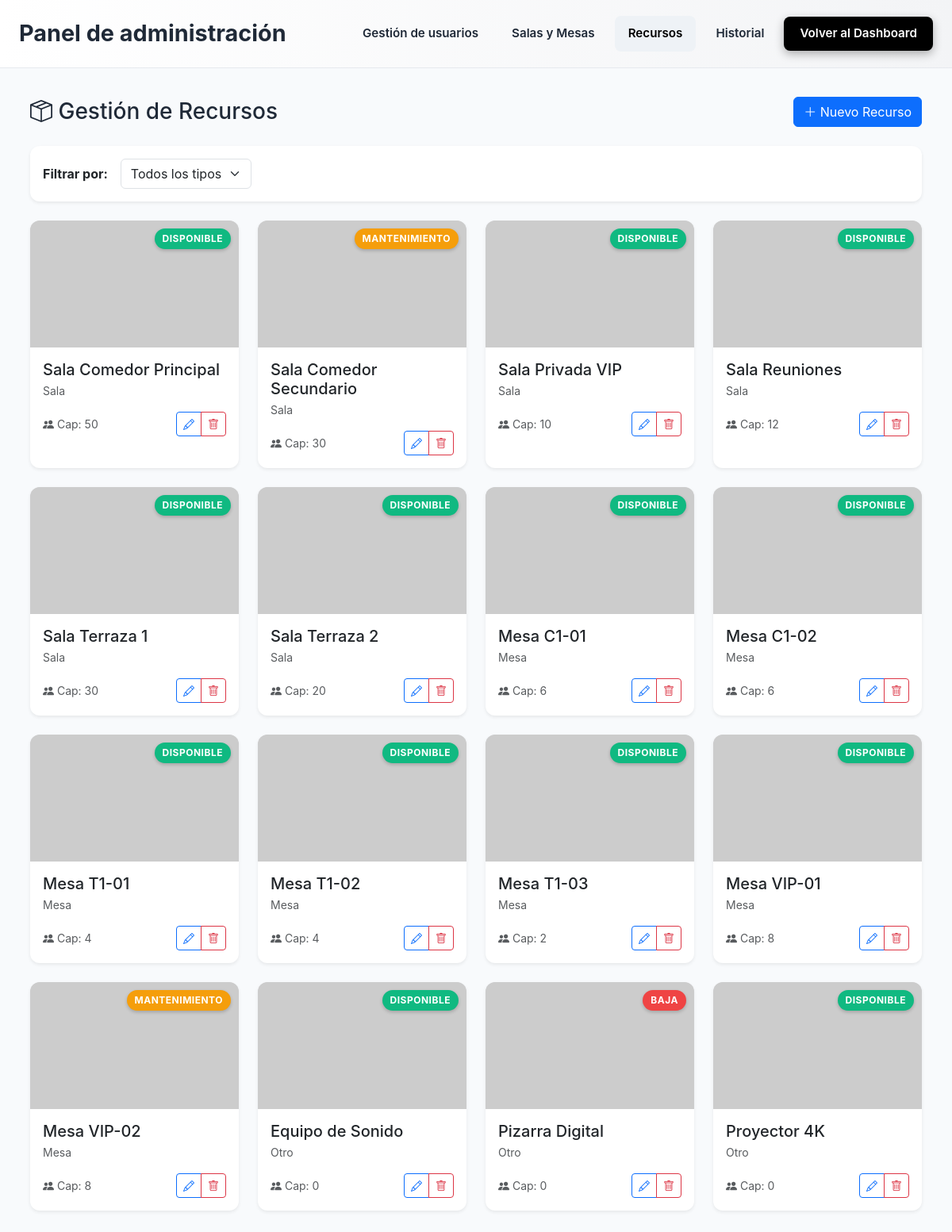
/public/pages/admin/recursos/crud_recursos.php?msg=success (signed in), run on the app's committed database.
### tables this page shows
CREATE TABLE IF NOT EXISTS recursos (
    id_recurso INT AUTO_INCREMENT PRIMARY KEY,
    nombre VARCHAR(100) NOT NULL,
    tipo ENUM('sala', 'mesa', 'silla', 'otro') NOT NULL,
    capacidad INT DEFAULT 0,
    id_upload INT NULL,  
    estado ENUM('disponible', 'mantenimiento', 'baja') DEFAULT 'disponible',
    FOREIGN KEY (id_upload) REFERENCES uploads(id_upload)
);

### public/pages/admin/recursos/crud_recursos.php (the view, shortened to what this page needs)
<?php
require_once __DIR__ . '/../../../../private/db/db_conn.php';
$conn = connection($host, $user, $pass, $db);
$sql = "SELECT r.*, u.path AS upload_path, u.filename AS upload_filename FROM recursos r LEFT JOIN uploads u ON r.id_upload = u.id_upload";
$params = [];
$sql .= " ORDER BY tipo, nombre";
$stmt = $conn->prepare($sql);
$stmt->execute($params);
$recursos = $stmt->fetchAll(PDO::FETCH_ASSOC);
?>
<!DOCTYPE html>
<html lang="es">
<head>
    <link href="https://cdn.jsdelivr.net/npm/bootstrap@5.3.3/dist/css/bootstrap.min.css" rel="stylesheet">
    <link href="https://cdn.jsdelivr.net/npm/bootstrap-icons@1.11.3/font/bootstrap-icons.css" rel="stylesheet">
    <link href="../../../css/admin-recursos.css" rel="stylesheet">
</head>
<body>
<header class="admin-header">
    <div class="brand">
        <h1>Panel de administración</h1>
    </div>
    <nav class="admin-nav" aria-label="Navegación de administración">
        <a class="tab tab-link" href="../users/admin.php">Gestión de usuarios</a>
        <a class="tab tab-link" href="../salas/admin_salas.php">Salas y Mesas</a>
        <a class="tab tab-link active" href="./crud_recursos.php" aria-current="page">Recursos</a>
        <a class="tab tab-link" href="../../logs.php">Historial</a>
        <a href="../../dashboard.php" class="btn btn-volver">
            Volver al Dashboard
        </a>
    </nav>
</header>
<div class="recursos-wrapper">
    <div class="d-flex justify-content-between align-items-center mb-4">
        <h2 class="h3 mb-0"><i class="bi bi-box-seam"></i> Gestión de Recursos</h2>
        <a href="formulario_recurso.php" class="btn btn-primary"><i class="bi bi-plus-lg"></i> Nuevo Recurso</a>
    </div>
    <div class="card mb-4 border-0 shadow-sm filter-card">
        <div class="card-body">
            <form method="GET" class="row g-3 align-items-center">
                <div class="col-auto">
                    <label class="fw-bold">Filtrar por:</label>
                </div>
                <div class="col-auto">
                    <select name="tipo" class="form-select" onchange="this.form.submit()">
                        <option value="">Todos los tipos</option>
                    </select>
                </div>
            </form>
        </div>
    </div>
    <div class="row g-4">
        <?php foreach ($recursos as $recurso): ?>
            <div class="col-md-6 col-lg-4 col-xl-3">
                <div class="card card-resource h-100 border-0 shadow-sm">
                    <div class="position-relative">
                        <?php
                        $img = !empty($recurso['upload_path'])
                            ? "../../../serve_image.php?p=" . rawurlencode($recurso['upload_path'])
                            : "../../../assets/placeholder.jpg";
                        ?>
                        <img src="<?= htmlspecialchars($img) ?>" class="resource-img" alt="Imagen recurso" onerror="this.src='https://placehold.co/400x300?text=Sin+Imagen'">
                        <span class="status-badge status-<?= $recurso['estado'] ?>">
                            <?= ucfirst($recurso['estado']) ?>
                        </span>
                    </div>
                    <div class="card-body">
                        <h5 class="card-title mb-1"><?= htmlspecialchars($recurso['nombre']) ?></h5>
                        <p class="text-muted small mb-2"><?= ucfirst($recurso['tipo']) ?></p>
                        <div class="d-flex justify-content-between align-items-center mt-3">
                            <small class="text-muted"><i class="bi bi-people-fill"></i> Cap: <?= $recurso['capacidad'] ?></small>
                            <div class="btn-group">
                                <a href="formulario_recurso.php?id=<?= $recurso['id_recurso'] ?>" class="btn btn-sm btn-outline-primary">
                                    <i class="bi bi-pencil"></i>
                                </a>
                                <button type="button" class="btn btn-sm btn-outline-danger btn-delete-resource" data-id="<?= $recurso['id_recurso'] ?>">
                                    <i class="bi bi-trash"></i>
                                </button>
                            </div>
                        </div>
                    </div>
                </div>
            </div>
        <?php endforeach; ?>
    </div>
</div>
</body>
</html>

### public/css/admin-recursos.css (style rules this page uses)
:root { font-family: Inter, system-ui, -apple-system, "Segoe UI", Roboto, "Helvetica Neue", Arial; --primary: #1f2937; --accent: #0ea5a4; --muted: #6b7280; --bg: #f8fafc; --card: #ffffff; --blue: #3b82f6; --red: #ef4444; background: var(--bg); color: var(--primary); }
body { min-height: 100vh; margin: 0; background: var(--bg); font-family: Inter, system-ui, -apple-system, "Segoe UI", Roboto, "Helvetica Neue", Arial; color: var(--primary); }
.admin-header { display: flex; align-items: center; justify-content: space-between; gap: 1.5rem; padding: 1.25rem 1.5rem; background: linear-gradient(90deg, #ffffff 0%, #f3f4f6 100%); border-bottom: 1px solid #e6e9ee; flex-wrap: wrap; }
.brand { display: flex; align-items: center; gap: 0.75rem; flex-shrink: 0; }
.admin-header h1 { font-size: 1.8rem; margin: 0; line-height: 1.2; font-weight: 700; }
.admin-nav { display: flex; gap: 0.5rem; flex-wrap: wrap; align-items: center; }
.admin-nav .tab, .admin-nav .tab-link { background: transparent; border: 1px solid transparent; padding: 0.625rem 1rem; border-radius: 0.5rem; cursor: pointer; color: var(--primary); font-weight: 600; font-size: 0.95rem; font-family: Inter, system-ui, -apple-system, "Segoe UI", Roboto, "Helvetica Neue", Arial; transition: all 0.2s ease; text-decoration: none; white-space: nowrap; }
.admin-nav .tab.active, .admin-nav .tab-link.active { color: rgb(0, 0, 0); background: #eef2f6; }
.admin-nav .btn-volver { display: inline-flex; align-items: center; justify-content: center; gap: 0.5rem; padding: 0.625rem 1.25rem; border-radius: 0.5rem; background: #000; color: #fff !important; font-weight: 600; font-size: 0.95rem; font-family: Inter, system-ui, -apple-system, "Segoe UI", Roboto, "Helvetica Neue", Arial; border: none; text-decoration: none; cursor: pointer; transition: all 0.18s ease; box-shadow: 0 4px 12px rgba(0, 0, 0, 0.3); white-space: nowrap; }
.recursos-wrapper { max-width: 1180px; margin: 0 auto; padding: 36px 28px 60px; }
.resource-img { width: 100%; height: 160px; object-fit: cover; border-radius: 8px 8px 0 0; background-color: #e5e7eb; }
.card-resource { transition: transform 0.2s, box-shadow 0.2s; border: 1px solid rgba(15, 23, 42, 0.08); border-radius: 0.75rem; background: var(--card); overflow: hidden; }
.status-badge { position: absolute; top: 10px; right: 10px; padding: 4px 10px; border-radius: 20px; font-size: 0.75rem; font-weight: 700; color: white; text-transform: uppercase; letter-spacing: 0.5px; box-shadow: 0 2px 4px rgba(0, 0, 0, 0.2); }
.status-disponible { background-color: #10b981; }
.status-mantenimiento { background-color: #f59e0b; color: #fff; }
.status-baja { background-color: #ef4444; }
.filter-card { border: 1px solid rgba(15, 23, 42, 0.08); border-radius: 0.75rem; background: var(--card); box-shadow: 0 2px 4px rgba(0, 0, 0, 0.02); }

### data on the page
recursos: estado "DISPONIBLE", nombre "Sala Comedor Principal", tipo "Sala", capacidad "50"
recursos: estado "MANTENIMIENTO", nombre "Sala Comedor Secundario", tipo "Sala", capacidad "30"
recursos: estado "DISPONIBLE", nombre "Sala Privada VIP", tipo "Sala", capacidad "10"
recursos: estado "DISPONIBLE", nombre "Sala Reuniones", tipo "Sala", capacidad "12"
recursos: estado "DISPONIBLE", nombre "Sala Terraza 1", tipo "Sala", capacidad "30"
recursos: estado "DISPONIBLE", nombre "Sala Terraza 2", tipo "Sala", capacidad "20"
recursos: estado "DISPONIBLE", nombre "Mesa C1-01", tipo "Mesa", capacidad "6"
recursos: estado "DISPONIBLE", nombre "Mesa C1-02", tipo "Mesa", capacidad "6"
recursos: estado "DISPONIBLE", nombre "Mesa T1-01", tipo "Mesa", capacidad "4"
recursos: estado "DISPONIBLE", nombre "Mesa T1-02", tipo "Mesa", capacidad "4"
recursos: estado "DISPONIBLE", nombre "Mesa T1-03", tipo "Mesa", capacidad "2"
recursos: estado "DISPONIBLE", nombre "Mesa VIP-01", tipo "Mesa", capacidad "8"
recursos: estado "MANTENIMIENTO", nombre "Mesa VIP-02", tipo "Mesa", capacidad "8"
recursos: estado "DISPONIBLE", nombre "Equipo de Sonido", tipo "Otro", capacidad "0"
recursos: estado "BAJA", nombre "Pizarra Digital", tipo "Otro", capacidad "0"
recursos: estado "DISPONIBLE", nombre "Proyector 4K", tipo "Otro", capacidad "0"
